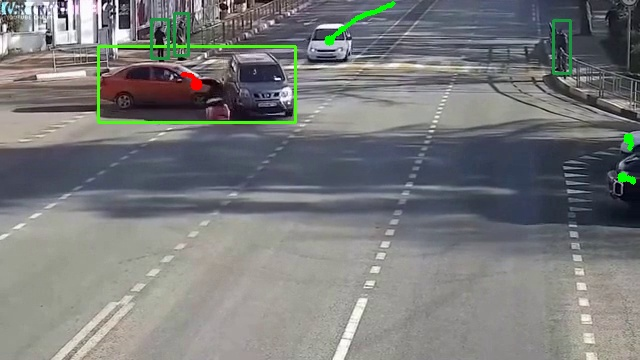
#> input picture backend/accident_images/accident_20250414_034150_9189f23a.jpg, 640 x 360 px
$ python -i stream_utils.py   (imports and definitions only)
#> lines starting #> are read from the running program, lines starting #| are printed output that depends on the picture
### backend/sadarakshak/constant/application.py
"""
SADARAKSHAK application configuration.

Every value can be overridden with an environment variable of the same name
prefixed with ``SADARAKSHAK_`` (e.g. ``SADARAKSHAK_CONFIDENCE_THRESHOLD=0.8``).
"""
import os
from pathlib import Path


def _env_float(name: str, default: float) -> float:
    try:
        return float(os.environ.get(f"SADARAKSHAK_{name}", default))
    except ValueError:
        return default


def _env_int(name: str, default: int) -> int:
    try:
        return int(os.environ.get(f"SADARAKSHAK_{name}", default))
    except ValueError:
        return default


APP_NAME = "SADARAKSHAK"
APP_DESCRIPTION = "Real-Time Road Accident Detection and Monitoring System"

# ---------------------------------------------------------------- paths
BASE_DIR = Path(__file__).resolve().parent.parent.parent  # backend/
MODEL_PATH = Path(os.environ.get("SADARAKSHAK_MODEL_PATH", BASE_DIR / "model" / "best.pt"))
ACCIDENT_CLIPS_DIR = BASE_DIR / "accident_clips"          # original test videos (read-only)
DETECTED_ACCIDENTS_DIR = BASE_DIR / "detected_accidents"  # generated accidentN.mp4 / .jpg / .json
ACCIDENT_IMAGES_DIR = BASE_DIR / "accident_images"        # legacy snapshot folder
UPLOADS_DIR = BASE_DIR / "uploads"                        # user-uploaded videos
DATA_DIR = BASE_DIR / "data"                              # camera registry + thumbnails

for _d in (ACCIDENT_CLIPS_DIR, DETECTED_ACCIDENTS_DIR, ACCIDENT_IMAGES_DIR, UPLOADS_DIR, DATA_DIR):
    _d.mkdir(parents=True, exist_ok=True)

VIDEO_EXTENSIONS = {".mp4", ".avi", ".mov", ".mkv", ".webm", ".m4v"}

# ---------------------------------------------------------------- model / detection
# The trained model (YOLO11m) was trained at 640px; inference uses the same size.
INFERENCE_IMGSZ = _env_int("INFERENCE_IMGSZ", 640)
# auto | cpu | cuda | intel:gpu | intel:npu | intel:cpu  (intel:* = OpenVINO export of the same best.pt)
INFERENCE_DEVICE = os.environ.get("SADARAKSHAK_INFERENCE_DEVICE", "auto")
# Minimum confidence to draw a box on the annotated output.
DISPLAY_CONFIDENCE = _env_float("DISPLAY_CONFIDENCE", 0.25)
# Minimum confidence for an accident-class detection to count as an accident (existing value).
CONFIDENCE_THRESHOLD = _env_float("CONFIDENCE_THRESHOLD", 0.85)
# An accident event starts when, within the last CONFIRM_WINDOW_S seconds of video, at least
# MIN_ACCIDENT_HITS inferences are accidents AND they make up >= MIN_HIT_RATIO of the inferences.
# Time-based, so behaviour is the same whether YOLO runs at 3/s (CPU) or 30/s (iGPU).
MIN_ACCIDENT_HITS = _env_int("MIN_ACCIDENT_HITS", 2)
CONFIRM_WINDOW_S = _env_float("CONFIRM_WINDOW_S", 1.5)
MIN_HIT_RATIO = _env_float("MIN_HIT_RATIO", 0.4)
# Only count an accident when the same frame also contains a road object (car / bike / person).
# The model was trained on road footage only and can hallucinate "accidents" on unrelated content
# (e.g. a phone home screen); on backend/accident_clips every real accident frame has road context.
REQUIRE_ROAD_CONTEXT = _env_int("REQUIRE_ROAD_CONTEXT", 1) == 1
HIT_WINDOW = _env_int("HIT_WINDOW", 5)  # legacy (unused)

# ---------------------------------------------------------------- accident clip recording
PRE_ACCIDENT_SECONDS = _env_float("PRE_ACCIDENT_SECONDS", 3.0)    # footage kept before the accident
POST_ACCIDENT_SECONDS = _env_float("POST_ACCIDENT_SECONDS", 3.0)  # keep recording after last detection
MAX_CLIP_SECONDS = _env_float("MAX_CLIP_SECONDS", 30.0)
COOLDOWN_SECONDS = _env_float("COOLDOWN_SECONDS", 5.0)            # gap before a new event may start
MAX_FRAME_WIDTH = _env_int("MAX_FRAME_WIDTH", 1280)               # frames are downscaled above this

# ---------------------------------------------------------------- streams
STREAM_OPEN_TIMEOUT_MS = _env_int("STREAM_OPEN_TIMEOUT_MS", 15000)
STREAM_READ_TIMEOUT_MS = _env_int("STREAM_READ_TIMEOUT_MS", 8000)
TCP_CONNECT_TIMEOUT_S = _env_float("TCP_CONNECT_TIMEOUT_S", 4.0)
# Phones / Wi-Fi cameras (e.g. ScreenStream) can take several seconds to answer RTSP requests.
RTSP_HANDSHAKE_TIMEOUT_S = _env_float("RTSP_HANDSHAKE_TIMEOUT_S", 10.0)
RECONNECT_ATTEMPTS = _env_int("RECONNECT_ATTEMPTS", 5)
RECONNECT_DELAY_S = _env_float("RECONNECT_DELAY_S", 3.0)
# FFmpeg decodes H.264 with frame-threading = one frame of delay PER THREAD (14 threads on a
# 14-core CPU = ~470 ms). 1 decoder thread measured 36 ms RTSP latency and handles 1080p30.
STREAM_DECODER_THREADS = _env_int("STREAM_DECODER_THREADS", 1)
MJPEG_MAX_FPS = _env_float("MJPEG_MAX_FPS", 30.0)
MJPEG_QUALITY = _env_int("MJPEG_QUALITY", 80)

# RTSP over TCP is far more reliable than UDP through NAT/firewalls. nobuffer + low_delay stop FFmpeg
# from queueing frames (lower live latency). Respect a user override.
os.environ.setdefault("OPENCV_FFMPEG_CAPTURE_OPTIONS", "rtsp_transport;tcp|fflags;nobuffer|flags;low_delay")

### backend/sadarakshak/components/stream_utils.py
"""Video source helpers: source resolution, credential masking and RTSP diagnostics.

``diagnose_source`` checks a source step by step so the user gets a precise
reason when it fails instead of a generic "cannot open":

    URL syntax -> DNS -> TCP connect -> RTSP DESCRIBE (+ Basic/Digest auth)
    -> SDP video track -> OpenCV/FFmpeg open -> first decoded frame

Passwords are never included in returned messages or log lines (``mask_url``).
"""
import hashlib
import os
import re
import socket
import ssl
import time
from pathlib import Path
from typing import Dict, Optional, Tuple
from urllib.parse import urlsplit, urlunsplit, unquote, parse_qsl, urlencode

import cv2

from sadarakshak.constant.application import (
    ACCIDENT_CLIPS_DIR, UPLOADS_DIR, VIDEO_EXTENSIONS,
    STREAM_OPEN_TIMEOUT_MS, STREAM_READ_TIMEOUT_MS, TCP_CONNECT_TIMEOUT_S, RTSP_HANDSHAKE_TIMEOUT_S,
    STREAM_DECODER_THREADS,
)
from sadarakshak.logger import logging

STREAM_SCHEMES = {"rtsp", "rtsps", "rtmp", "http", "https"}
DEFAULT_PORTS = {"rtsp": 554, "rtsps": 322, "rtmp": 1935, "http": 80, "https": 443}
_SECRET_QUERY_KEYS = re.compile(r"(pass|pwd|password|token|key|auth|secret)", re.I)


class SourceError(Exception):
    """A user-facing error about a video source (message is safe to display)."""

    # [44 lines left out: functions __init__, mask_url, has_credentials, strip_credentials, not called in this run]


# ------------------------------------------------------------------ source resolution
def is_stream_url(source: str) -> bool:
    return bool(source) and "://" in source and source.split("://", 1)[0].lower() in STREAM_SCHEMES


# [161 lines left out: functions _inside, resolve_file_source, validate_stream_url, open_capture, _parse_auth_challenges, _auth_header and 2 more, not called in this run]


def _fail(code, message, status="error", **extra):
    return {"success": False, "status": status, "code": code, "message": message, **extra}


def diagnose_source(source: str, allow_any_path: bool = False, read_frame: bool = True):
    """Test a source (RTSP/HTTP URL or local video) and explain failures.

    Returns ``(result_dict, first_frame_or_None)``. ``result_dict`` is JSON-safe and
    contains no credentials. Technical details are logged server side (masked).
    """
    started = time.time()
    source = (source or "").strip()
    safe = mask_url(source)

    # ---------------------------------------------------------- local files
    if not is_stream_url(source):
        if "://" in source:
            try:
                validate_stream_url(source)
            except SourceError as e:
                return _fail(e.code, e.message), None
        if re.match(r"^[\w.+-]+:[^\\/]", source) and not re.match(r"^[a-zA-Z]:[\\/]", source):
            return _fail("INVALID_URL", "Invalid RTSP URL: it must start with rtsp:// "
                                        "(e.g. rtsp://192.168.1.100:554/stream)."), None
        try:
            path = resolve_file_source(source, allow_any_path=allow_any_path)
        except SourceError as e:
            if not source:
                return _fail("INVALID_URL", "Please provide an RTSP URL or a video file."), None
            if e.code == "FILE_NOT_FOUND" and Path(source).suffix.lower() not in VIDEO_EXTENSIONS:
                return _fail("INVALID_URL", "Invalid RTSP URL: it must start with rtsp:// "
                                            "(e.g. rtsp://192.168.1.100:554/stream)."), None
            return _fail(e.code, e.message), None
        cap = cv2.VideoCapture(str(path))
        try:
            if not cap.isOpened():
                return _fail("UNSUPPORTED_FILE", f"'{path.name}' could not be opened (unsupported or corrupt video)."), None
            ok, frame = cap.read()
            if not ok or frame is None:
                return _fail("NO_FRAMES", f"'{path.name}' contains no readable video frames."), None
            fps = cap.get(cv2.CAP_PROP_FPS) or 0
            total = int(cap.get(cv2.CAP_PROP_FRAME_COUNT) or 0)
        finally:
            cap.release()
        h, w = frame.shape[:2]
        return {
            "success": True, "status": "online", "code": "OK", "sourceType": "file",
            "message": f"Video file '{path.name}' opened successfully",
            "resolution": f"{w}x{h}", "fps": round(fps, 1), "totalFrames": total,
            "durationSeconds": round(total / fps, 1) if fps else None,
            "elapsedMs": int((time.time() - started) * 1000),
        }, frame

    # ---------------------------------------------------------- network streams
    try:
        validate_stream_url(source)
    except SourceError as e:
        return _fail(e.code, e.message), None

    parts = urlsplit(source)
    scheme = parts.scheme.lower()
    host = parts.hostname
    port = parts.port or DEFAULT_PORTS.get(scheme, 554)
    clean_url, user, pwd = strip_credentials(source)
    codec = None
    handshake_silent = False  # server accepted TCP but did not answer our RTSP request in time

    # 1. DNS
    try:
        socket.getaddrinfo(host, port, type=socket.SOCK_STREAM)
    except socket.gaierror as e:
        logging.warning(f"[RTSP test] DNS failure for {safe}: {e}")
        return _fail("DNS_FAILED", f"Camera host '{host}' could not be resolved. Check the IP address / host name."), None

    # 2. TCP
    try:
        socket.create_connection((host, port), timeout=TCP_CONNECT_TIMEOUT_S).close()
    except ConnectionRefusedError as e:
        logging.warning(f"[RTSP test] Connection refused {safe}: {e}")
        return _fail("CONNECTION_REFUSED", f"Camera at {host}:{port} refused the connection. "
                                           f"Check the port and that the RTSP service is enabled."), None
    except (socket.timeout, TimeoutError) as e:
        logging.warning(f"[RTSP test] Timeout connecting {safe}: {e}")
        return _fail("TIMEOUT", f"Connection to {host}:{port} timed out after {TCP_CONNECT_TIMEOUT_S:.0f}s. "
                                f"The camera is unreachable (offline, wrong IP, or blocked by a firewall)."), None
    except OSError as e:
        logging.warning(f"[RTSP test] Unreachable {safe}: {e}")
        return _fail("UNREACHABLE", f"Camera at {host}:{port} is unreachable (network error)."), None

    # 3. RTSP handshake (DESCRIBE) - gives precise auth / path / codec errors
    if scheme in ("rtsp", "rtsps"):
        try:
            code, reason, headers, sdp = _rtsp_request(host, port, scheme == "rtsps", "DESCRIBE", clean_url, 1)
            if code is None:
                logging.warning(f"[RTSP test] Non-RTSP reply from {safe}: {reason!r}")
                return _fail("NOT_RTSP", f"{host}:{port} answered, but not with RTSP. Check the port number."), None
            if code == 401:
                if not user:
                    return _fail("AUTH_REQUIRED", "The camera requires a username and password. "
                                                  "Use rtsp://username:password@host:port/path"), None
                auth = _auth_header(_parse_auth_challenges(headers), "DESCRIBE", clean_url, user, pwd or "")
                if auth:
                    code, reason, headers, sdp = _rtsp_request(host, port, scheme == "rtsps", "DESCRIBE",
                                                               clean_url, 2, auth=auth)
                if code == 401:
                    logging.warning(f"[RTSP test] Authentication rejected for {safe}")
                    return _fail("AUTH_FAILED", "Authentication failed: the camera rejected the username or password."), None
            if code == 404:
                return _fail("STREAM_NOT_FOUND", "The camera is reachable but the stream path was not found. "
                                                 "Check the path after the port (e.g. /stream1)."), None
            if code == 403:
                return _fail("FORBIDDEN", "The camera refused access to this stream (403 Forbidden)."), None
            if code and code >= 500:
                logging.warning(f"[RTSP test] Server error {code} {reason} for {safe}")
                return _fail("CAMERA_ERROR", f"The camera reported an internal error ({code} {reason})."), None
            if code != 200:
                logging.warning(f"[RTSP test] Unexpected RTSP status {code} {reason} for {safe}")
                return _fail("RTSP_ERROR", f"The camera returned RTSP error {code} {reason}."), None
            has_video, codec = _video_codec_from_sdp(sdp)
            if sdp and not has_video:
                return _fail("UNSUPPORTED_STREAM", "The RTSP stream has no video track (audio only?)."), None
        except (socket.timeout, TimeoutError):
            # Slow devices (phones, Wi-Fi cameras) may not answer in time; the OpenCV check below is authoritative.
            handshake_silent = True
            logging.warning(f"[RTSP test] No RTSP reply within {RTSP_HANDSHAKE_TIMEOUT_S:.0f}s from {safe}; "
                            f"trying to open the stream anyway")
        except Exception as e:
            # Not fatal: fall through to the OpenCV check, which is authoritative.
            logging.warning(f"[RTSP test] Handshake check skipped for {safe}: {type(e).__name__}: {e}")

    if not read_frame:
        return {"success": True, "status": "online", "code": "OK", "sourceType": "stream",
                "message": "RTSP server reachable", "codec": codec}, None

    # 4. Open & decode with OpenCV/FFmpeg (the same path the detector uses)
    cap = open_capture(source)
    try:
        if not cap.isOpened():
            logging.warning(f"[RTSP test] OpenCV could not open {safe}")
            if handshake_silent:
                return _fail("RTSP_NO_RESPONSE", f"{host}:{port} accepted the connection but did not answer the RTSP "
                                                 f"request. Check that the streaming app/camera is running and the path is correct."), None
            return _fail("OPEN_FAILED", "Unable to connect to RTSP stream: the stream could not be opened or "
                                        "decoded (unsupported codec/transport)." +
                         (f" Stream codec: {codec}." if codec else "")), None
        frame = None
        for _ in range(5):
            ok, frame = cap.read()
            if ok and frame is not None:
                break
            frame = None
        if frame is None:
            logging.warning(f"[RTSP test] Opened but no frames from {safe}")
            return _fail("NO_FRAMES", "Connected to the stream but no video frames were received."), None
        fps = cap.get(cv2.CAP_PROP_FPS) or 0
    finally:
        cap.release()
    h, w = frame.shape[:2]
    fps_val = round(fps, 1) if 0 < fps < 240 else None
    logging.info(f"[RTSP test] OK {safe} {w}x{h} fps={fps_val} codec={codec}")
    return {
        "success": True, "status": "online", "code": "OK", "sourceType": "stream",
        "message": "Camera stream connected successfully",
        "resolution": f"{w}x{h}", "fps": fps_val, "codec": codec,
        "elapsedMs": int((time.time() - started) * 1000),
    }, frame

>>> import cv2
>>> picture = cv2.imread('../../accident_images/accident_20250414_034150_9189f23a.jpg', cv2.IMREAD_GRAYSCALE)
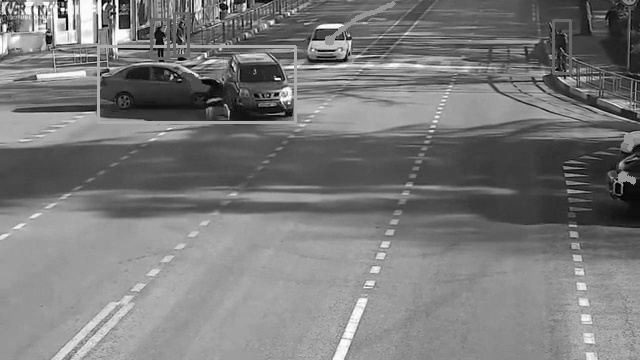
#> picture: shape (360, 640); min 0, max 255, mean 121.7
>>> result = diagnose_source(picture)
#> (the run stopped early here; a loop or call above may not have finished)

$ run again, on backend/accident_images/accident_frame_1037_20260927_183224.jpg
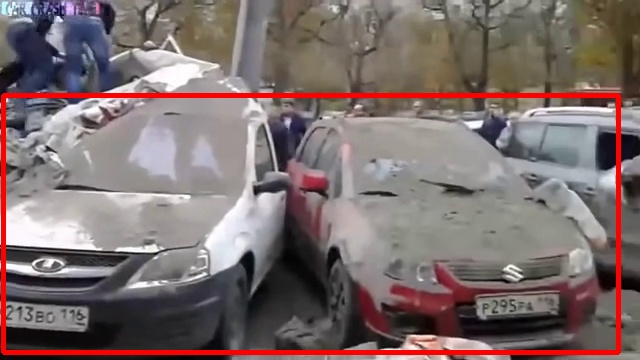
#> input picture backend/accident_images/accident_frame_1037_20260927_183224.jpg, 640 x 360 px
#> `picture = cv2.imread('../../accident_images/accident_20250414_034150_9..`:
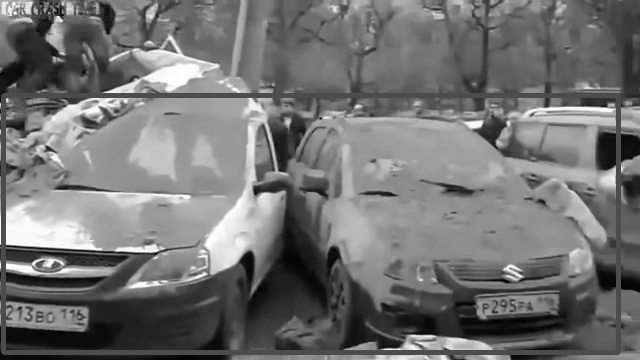
#> picture: shape (360, 640); min 0, max 255, mean 114.3

$ run again, on backend/accident_images/accident_frame_1305_20260927_183252.jpg
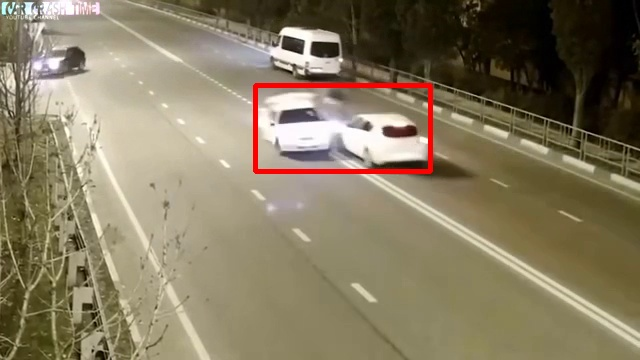
#> input picture backend/accident_images/accident_frame_1305_20260927_183252.jpg, 640 x 360 px
#> `picture = cv2.imread('../../accident_images/accident_20250414_034150_9..`:
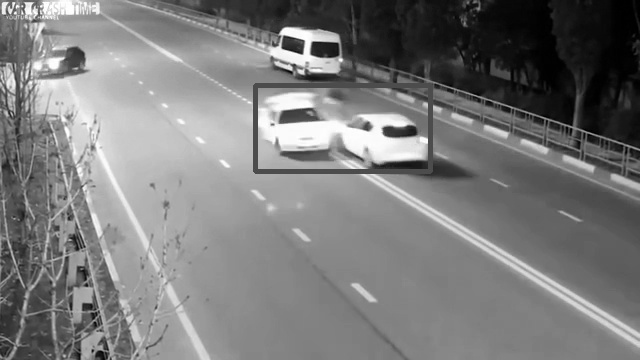
#> picture: shape (360, 640); min 0, max 255, mean 123.2

$ run again, on backend/accident_images/accident_frame_1515_20260927_183315.jpg
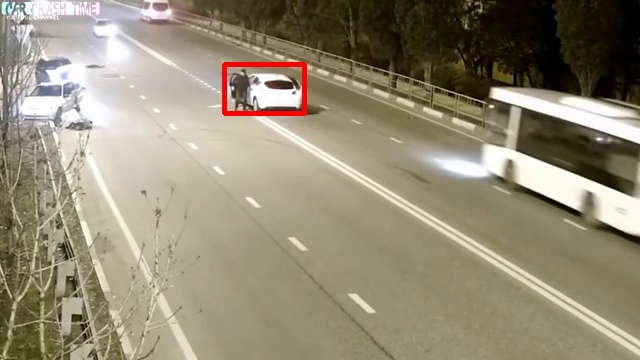
#> input picture backend/accident_images/accident_frame_1515_20260927_183315.jpg, 640 x 360 px
#> `picture = cv2.imread('../../accident_images/accident_20250414_034150_9..`:
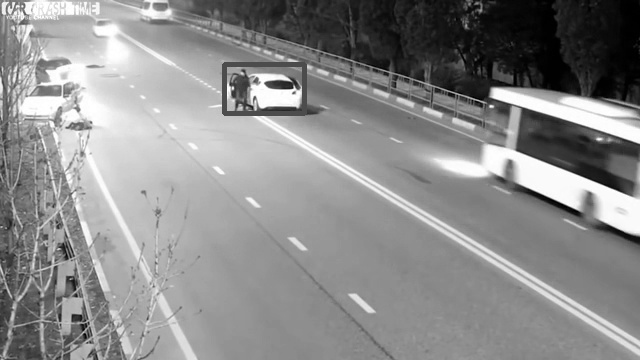
#> picture: shape (360, 640); min 0, max 255, mean 139.4
